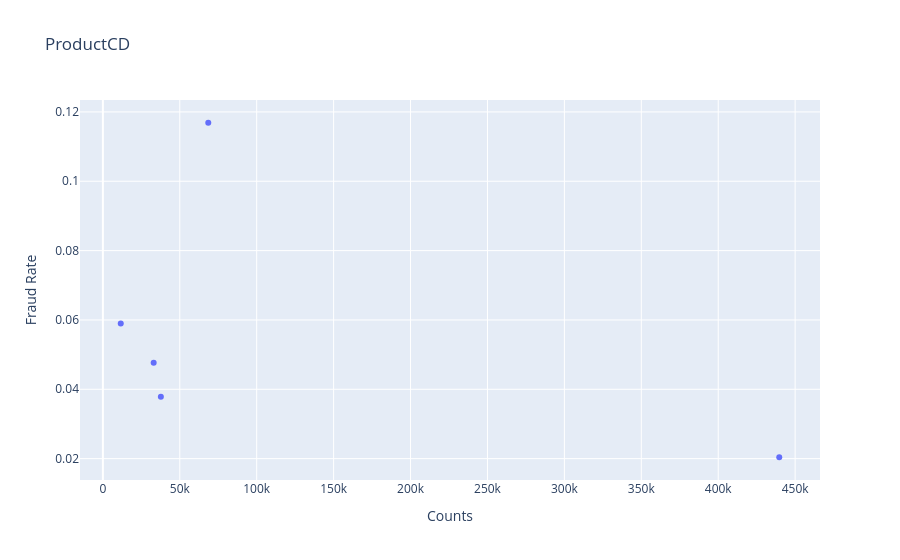
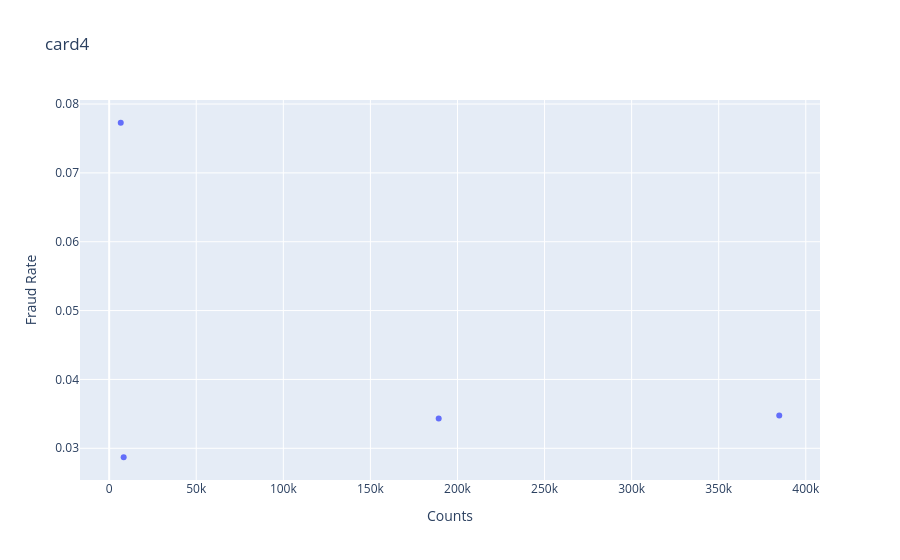
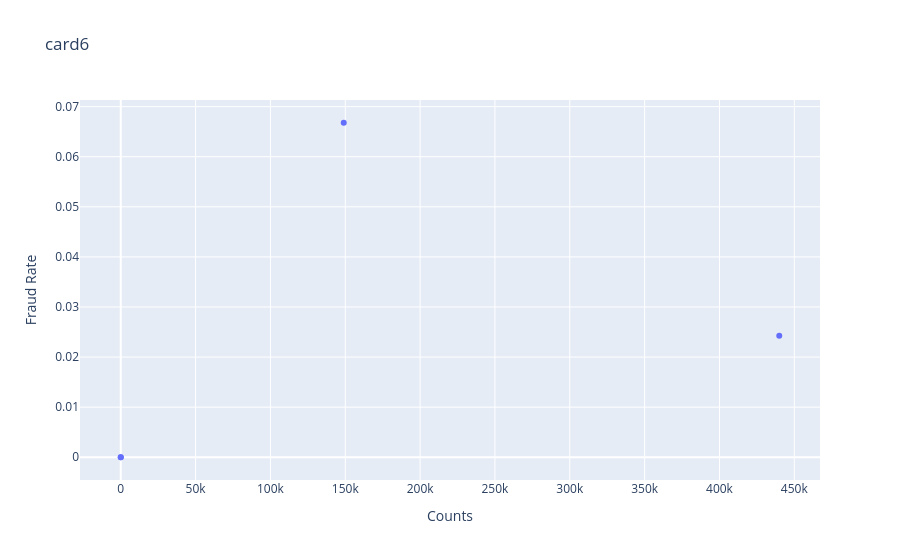
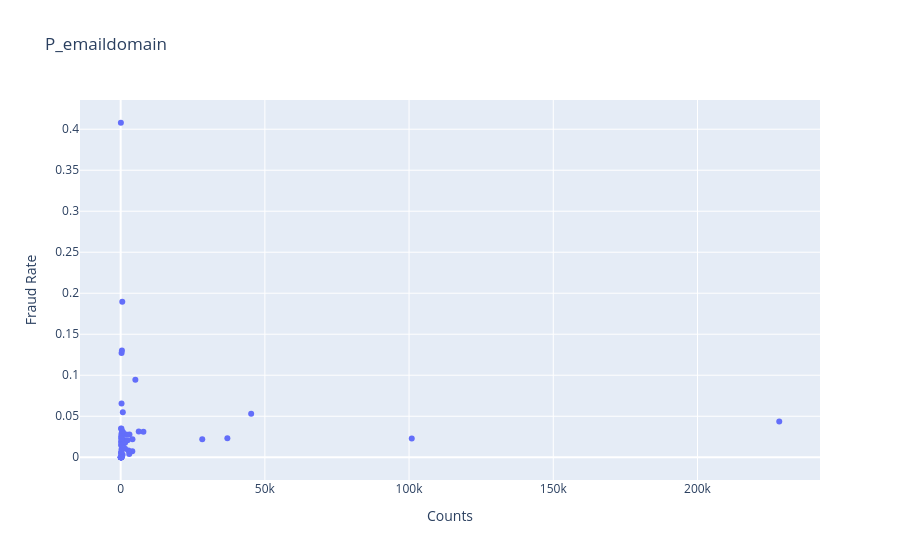

Notebook source saved alongside these figures, in order:
### Code cell
for c,di in counters.items():
    if sum([val[0] for val in di.values()])>=n_rows_total/4:
        names = list()
        x_vals = list()
        y_vals = list()
        for name, counts in di.items():
            x_vals.append(counts[0])
            y_vals.append(counts[1]/counts[0])
            names.append(name)

        new_df = pd.DataFrame(
            {'Type':names, 
             'Counts': x_vals,
             'Fraud Rate':y_vals}
        )
        fig = px.scatter(new_df, x = 'Counts', y = 'Fraud Rate', hover_data = ['Type'], title = c)
        fig.show()

### Figure 1 — Plotly figure (JSON) as saved in the notebook; plotly's stock layout.template omitted (floating-point values rounded to 4 significant figures)
{"data": [{"customdata": [["C"], ["H"], ["R"], ["S"], ["W"]], "hovertemplate": "Counts=%{x}<br>Fraud Rate=%{y}<br>Type=%{customdata[0]}<extra></extra>", "legendgroup": "", "marker": {"color": "#636efa", "symbol": "circle"}, "mode": "markers", "name": "", "orientation": "v", "showlegend": false, "type": "scatter", "x": [68519, 33024, 37699, 11628, 439670], "xaxis": "x", "y": [0.1169, 0.04766, 0.03783, 0.059, 0.0204], "yaxis": "y"}], "layout": {"legend": {"tracegroupgap": 0}, "title": {"text": "ProductCD"}, "xaxis": {"anchor": "y", "domain": [0, 1], "title": {"text": "Counts"}}, "yaxis": {"anchor": "x", "domain": [0, 1], "title": {"text": "Fraud Rate"}}}}

### Figure 2 — Plotly figure (JSON) as saved in the notebook; plotly's stock layout.template omitted (floating-point values rounded to 4 significant figures)
{"data": [{"customdata": [["american express"], ["discover"], ["mastercard"], ["visa"]], "hovertemplate": "Counts=%{x}<br>Fraud Rate=%{y}<br>Type=%{customdata[0]}<extra></extra>", "legendgroup": "", "marker": {"color": "#636efa", "symbol": "circle"}, "mode": "markers", "name": "", "orientation": "v", "showlegend": false, "type": "scatter", "x": [8328, 6651, 189217, 384767], "xaxis": "x", "y": [0.0287, 0.07728, 0.03433, 0.03476], "yaxis": "y"}], "layout": {"legend": {"tracegroupgap": 0}, "title": {"text": "card4"}, "xaxis": {"anchor": "y", "domain": [0, 1], "title": {"text": "Counts"}}, "yaxis": {"anchor": "x", "domain": [0, 1], "title": {"text": "Fraud Rate"}}}}

### Figure 3 — Plotly figure (JSON) as saved in the notebook; plotly's stock layout.template omitted (floating-point values rounded to 4 significant figures)
{"data": [{"customdata": [["credit"], ["debit"], ["debit or credit"], ["charge card"]], "hovertemplate": "Counts=%{x}<br>Fraud Rate=%{y}<br>Type=%{customdata[0]}<extra></extra>", "legendgroup": "", "marker": {"color": "#636efa", "symbol": "circle"}, "mode": "markers", "name": "", "orientation": "v", "showlegend": false, "type": "scatter", "x": [148986, 439938, 30, 15], "xaxis": "x", "y": [0.06678, 0.02426, 0.0, 0.0], "yaxis": "y"}], "layout": {"legend": {"tracegroupgap": 0}, "title": {"text": "card6"}, "xaxis": {"anchor": "y", "domain": [0, 1], "title": {"text": "Counts"}}, "yaxis": {"anchor": "x", "domain": [0, 1], "title": {"text": "Fraud Rate"}}}}

### Figure 4 — Plotly figure (JSON) as saved in the notebook; plotly's stock layout.template omitted (floating-point values rounded to 4 significant figures)
{"data": [{"customdata": [["aim.com"], ["anonymous.com"], ["aol.com"], ["att.net"], ["bellsouth.net"], ["cableone.net"], ["centurylink.net"], ["cfl.rr.com"], ["charter.net"], ["comcast.net"], ["cox.net"], ["earthlink.net"], ["embarqmail.com"], ["frontier.com"], ["frontiernet.net"], ["gmail"], ["gmail.com"], ["gmx.de"], ["hotmail.com"], ["hotmail.es"], ["icloud.com"], ["juno.com"], ["live.com"], ["live.com.mx"], ["mac.com"], ["mail.com"], ["me.com"], ["msn.com"], ["netzero.com"], ["netzero.net"], ["optonline.net"], ["outlook.com"], ["outlook.es"], ["prodigy.net.mx"], ["q.com"], ["roadrunner.com"], ["rocketmail.com"], ["sbcglobal.net"], ["servicios-ta.com"], ["suddenlink.net"], ["twc.com"], ["verizon.net"], ["web.de"], ["windstream.net"], ["yahoo.com"], ["yahoo.com.mx"], ["yahoo.de"], ["yahoo.es"], ["yahoo.fr"], ["ymail.com"], ["hotmail.co.uk"], ["hotmail.de"], ["hotmail.fr"], ["live.fr"], ["ptd.net"], ["sc.rr.com"], ["yahoo.co.uk"], ["protonmail.com"], ["yahoo.co.jp"]], "hovertemplate": "Counts=%{x}<br>Fraud Rate=%{y}<br>Type=%{customdata[0]}<extra></extra>", "legendgroup": "", "marker": {"color": "#636efa", "symbol": "circle"}, "mode": "markers", "name": "", "orientation": "v", "showlegend": false, "type": "scatter", "x": [315, 36998, 28289, 4033, 1909, 159, 205, 172, 816, 7888, 1393, 514, 260, 280, 195, 496, 228355, 149, 45250, 305, 6267, 322, 3041, 749, 436, 559, 1522, 4092, 230, 196, 1011, 5096, 438, 207, 189, 305, 664, 2970, 35, 175, 230, 2705, 240, 305, 100934, 1543, 74, 134, 143, 2396, 112, 43, 295, 56, 68, 164, 49, 76, 32], "xaxis": "x", "y": [0.127, 0.02322, 0.02181, 0.007439, 0.02776, 0.01887, 0.0, 0.0, 0.03064, 0.03119, 0.02082, 0.0214, 0.03462, 0.02857, 0.02564, 0.02218, 0.04354, 0.0, 0.05295, 0.06557, 0.03143, 0.01863, 0.02762, 0.05474, 0.03211, 0.1896, 0.01774, 0.02199, 0.0, 0.005102, 0.01682, 0.09458, 0.1301, 0.004831, 0.0, 0.009836, 0.003012, 0.00404, 0.0, 0.02286, 0.0, 0.008133, 0.0, 0.0, 0.02276, 0.01037, 0.0, 0.01493, 0.03497, 0.02087, 0.0, 0.0, 0.0, 0.0, 0.0, 0.006098, 0.0, 0.4079, 0.0], "yaxis": "y"}], "layout": {"legend": {"tracegroupgap": 0}, "title": {"text": "P_emaildomain"}, "xaxis": {"anchor": "y", "domain": [0, 1], "title": {"text": "Counts"}}, "yaxis": {"anchor": "x", "domain": [0, 1], "title": {"text": "Fraud Rate"}}}}
